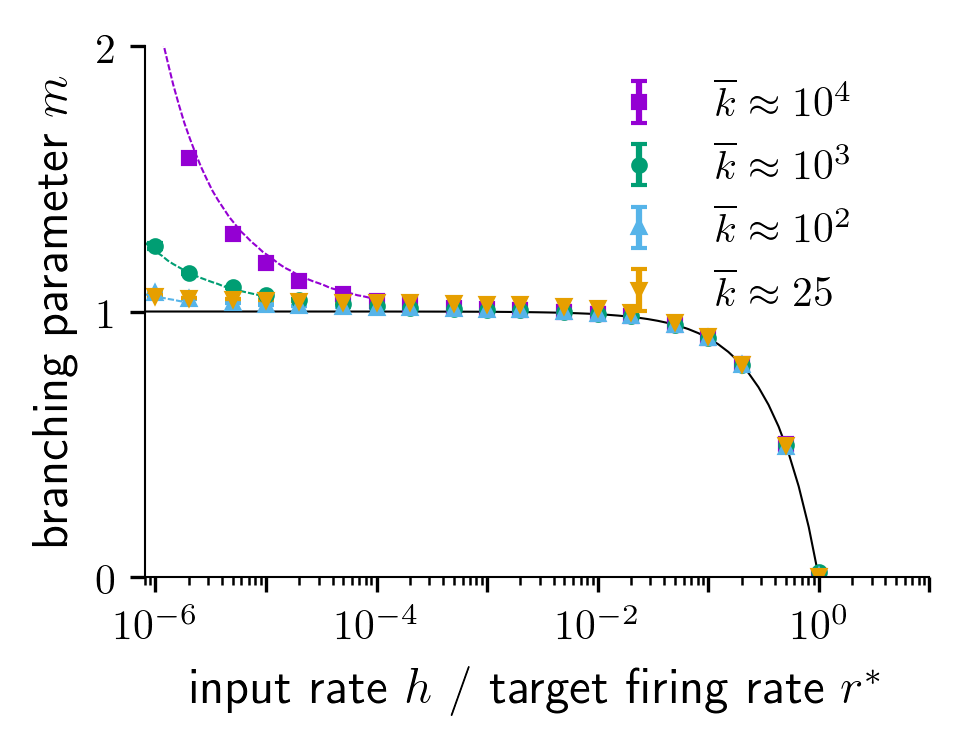

Write the Python code that produced this figure.
#!/usr/bin/python

import numpy
import matplotlib
import matplotlib.pyplot as plt
import matplotlib.collections as collections
import matplotlib.ticker as ticker

params = {'text.latex.preamble' : [r'\usepackage{siunitx}', r'\usepackage{amsmath}']}

x_MF=numpy.logspace(-7,2,100)
m_MF=(1-x_MF)
m_MF[m_MF<0]=0

simulations=("MF","ER1","ER2", "SC")

name={  "MF" :r"$\overline{k}\approx 10^4$",\
        "ER1":r"$\overline{k}\approx 10^3$",\
        "ER2":r"$\overline{k}\approx 10^2$",\
        "SC" :r"$\overline{k}\approx 25$"}

filename={ "MF" :"../../../paper/2018_homplast_dynamic-states/data/result_avg_dynamic-state_BN_MF_T1.00e+07.dat",\
           "ER1":"../../../paper/2018_homplast_dynamic-states/data/result_avg_dynamic-state_BN_ER_p1e-1_T1e7.dat",\
           "ER2":"../../../paper/2018_homplast_dynamic-states/data/result_avg_dynamic-state_BN_ER_p1e-2_T3e7.dat",\
           "SC" :"../../../paper/2018_homplast_dynamic-states/data/result_avg_dynamic-state_metric_equilibrium.dat"}
symbol={ "MF" : 's',\
         "ER1": 'o',\
         "ER2": '^',\
         "SC" : 'v'}

#color-brewer http://colorbrewer2.org/#type=diverging&scheme=RdGy&n=4 (qualitative)
#color={ "MF" :'#a6cee3',\
#        "ER1":'#1f78b4',\
#        "ER2":'#b2df8a',\
#        "SC" :'#33a02c'}

#color from gnuplot
color={ "MF" :'#9400d3',\
        "ER1":'#009e73',\
        "ER2":'#56b4e9',\
        "SC" :'#e69f00'}

color_tau=('#9400d3','#009e73','#56b4e9')

#color-brewer http://colorbrewer2.org/#type=diverging&scheme=RdGy&n=4 (diverging)
#color={ "MF" :'#a6611a',\
#        "ER1":'#dfc27d',\
#        "ER2":'#80cdc1',\
#        "SC" :'#018571'}

#non-equilibrium approx
NE_file={ "tau1e3":"../../../paper/2018_homplast_dynamic-states/data/calculations/result_numeric_evaluation_avg-m_BN_A1.00e+01_tau1.00e+03.dat",\
          "tau1e4":"../../../paper/2018_homplast_dynamic-states/data/calculations/result_numeric_evaluation_avg-m_BN_A1.00e+01_tau1.00e+04.dat",\
          "tau1e5":"../../../paper/2018_homplast_dynamic-states/data/calculations/result_numeric_evaluation_avg-m_BN_A1.00e+01_tau1.00e+05.dat"}

NE_bound={  "tau1e3":1e-4,\
            "tau1e4":1e-5,\
            "tau1e5":2e-6}

NE_label={  "tau1e3":r'$\tau^{\prime}=10^2${ms}',\
            "tau1e4":r'$\tau^{\prime}=10^3${ms}',\
            "tau1e5":r'$\tau^{\prime}=10^4${ms}'} 


matplotlib.rcParams['text.latex.preview'] = True
###############################################################figure
for i in [1,2,3,4,5,6]:
    fig=plt.figure(figsize=(3.375, 2.30))
    plt.rcParams.update({'axes.titlesize':  12})
    plt.rcParams.update({'axes.labelsize':  12})
    plt.rcParams.update({'font.size':       12})
    plt.rcParams.update({'legend.fontsize': 10})
    plt.rcParams.update({'xtick.labelsize': 10})
    plt.rcParams.update({'ytick.labelsize': 10})
    plt.rcParams.update({'text.usetex':  True})
    plt.rcParams.update({'savefig.bbox':  'tight'})
    ax1=fig.add_subplot(111)
    ax1.spines['top'].set_visible(False)
    ax1.spines['right'].set_visible(False)
    ax1.spines['left'].set_linewidth(0.5)
    ax1.spines['bottom'].set_linewidth(0.5)
    # plot all data
    if i>1:
        plt.setp(ax1,xticks=[], yticks=[])
        for k,sim in enumerate(simulations):
            if i+k > 3:
                x_sim,m_sim,err_sim = numpy.loadtxt(filename[sim],usecols=(0,1,2),unpack=True)
                x_sim /= 1e-3
                ax1.errorbar(x_sim,m_sim, yerr=err_sim, fmt=symbol[sim], label=r'\makebox[1.5cm][l]{%s}'%name[sim], color=color[sim], mec=color[sim], markersize=3, capsize=2)
        ax1.legend(loc='upper right', frameon=False, markerscale=1, numpoints=1) 
    
    # plot all predictions
    ax1.plot(x_MF,m_MF,'black',lw=0.5)
    if i>5:
        for j, tau in enumerate(['tau1e3','tau1e4','tau1e5']):
            x_NE,m_NE = numpy.loadtxt(NE_file[tau], usecols=(0,1), unpack=True)
            x_NE /= 10
            mask  = x_NE<NE_bound[tau]
            ax1.plot(x_NE[mask], m_NE[mask], ls='dashed', dashes=(3,1), lw=0.5, color=color_tau[j], label=NE_label[tau])
            #ax1.legend(loc='lower left', frameon=False, markerfirst=False, markerscale=1, numpoints=1)
    
    #plotstyle
    ax1.set_xlim([8e-7,10])
    ax1.set_ylim([0,2])
    ax1.set_xscale('log')
    ax1.set_xlabel(r'input rate $h$ / target firing rate $r^\ast$')
    ax1.set_ylabel(r'branching parameter $m$')
    ax1.set_yticks([0,1,2])
    #ax1.xaxis.set_ticks_position('bottom')
    #ax1.yaxis.set_ticks_position('left')
    ax1.xaxis.set_major_locator(matplotlib.ticker.LogLocator(base=10.0, subs=(1.0,), numticks=100) )
    ax1.xaxis.set_minor_locator(ticker.LogLocator(base=10., subs=numpy.arange(2,10)*.1, numticks=100))
    ax1.xaxis.set_minor_formatter(matplotlib.ticker.NullFormatter())
    plt.setp(ax1.get_xticklabels()[1::2], visible=False)
    #this may induce problems on laptop...
    ax1.xaxis.set_ticks_position('bottom')
    ax1.yaxis.set_ticks_position('left')
    ax1.tick_params(which='both', direction='out')
    ####################################
    if i==6: 
        plt.savefig("fig_ER_dynamic-state.png", transparent=True, dpi=300)
    if i==5: 
        plt.savefig("fig_ER_dynamic-state_data.png", transparent=True, dpi=300)
    if i==4: 
        plt.savefig("fig_ER_dynamic-state_data3.png", transparent=True, dpi=300)
    if i==3: 
        plt.savefig("fig_ER_dynamic-state_data2.png", transparent=True, dpi=300)
    if i==2: 
        plt.savefig("fig_ER_dynamic-state_data1.png", transparent=True, dpi=300)
    if i==1: 
        plt.savefig("fig_ER_dynamic-state_empty.png", transparent=True, dpi=300)
